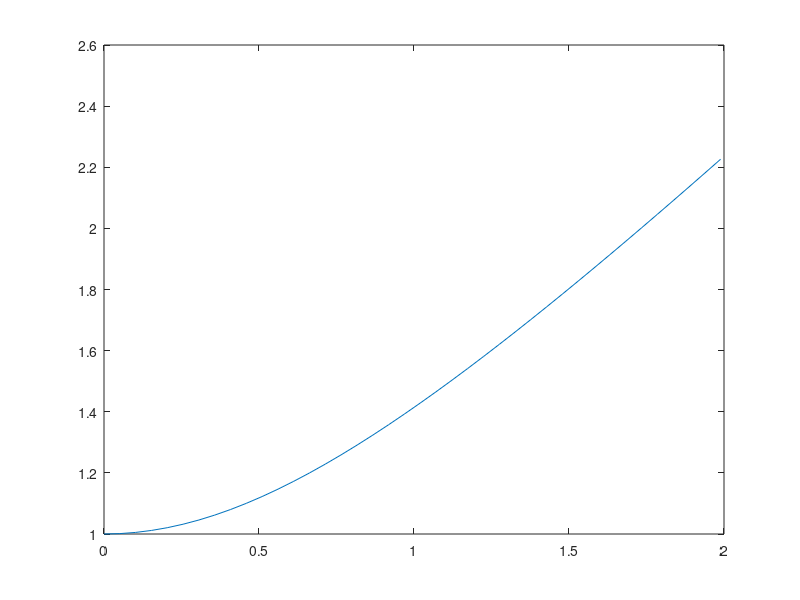

This chart was generated by the following MATLAB code: (Note: this script raises an error after producing the figure.)
clear

B=[0:0.051:2]*complex(0,1);
k_perp=(1-B.^2).^(1/2);
figure(1)
plot(abs(B),k_perp)
hold on
kfasneg=0.6;eta=40/6;
Etest=[-10:0.1:0];
solverout=Etest*0;
for i=1:length(Etest)
    solverout(i)=borromeansolver(Etest(i),kfasneg,eta);
    if solverout(i)>0;
        Eini=fsolve(@(E) borromeansolver(E,kfasneg,eta),Etest(i-1));
        break
    end
end
E=0*B+Eini;
kperpc=E;
for i=2:length(E)
    E(i)=fsolve(@(x) borromeansolver(x,kfasneg,eta,B(i)),E(i-1));
end
figure(2)
plot(abs(B),E)
for i=1:length(E)
    kperpc(i)=threebodydis(B(i),E(i),kfasneg);
end
figure(1)
hold on
plot(abs(B),kperpc)


